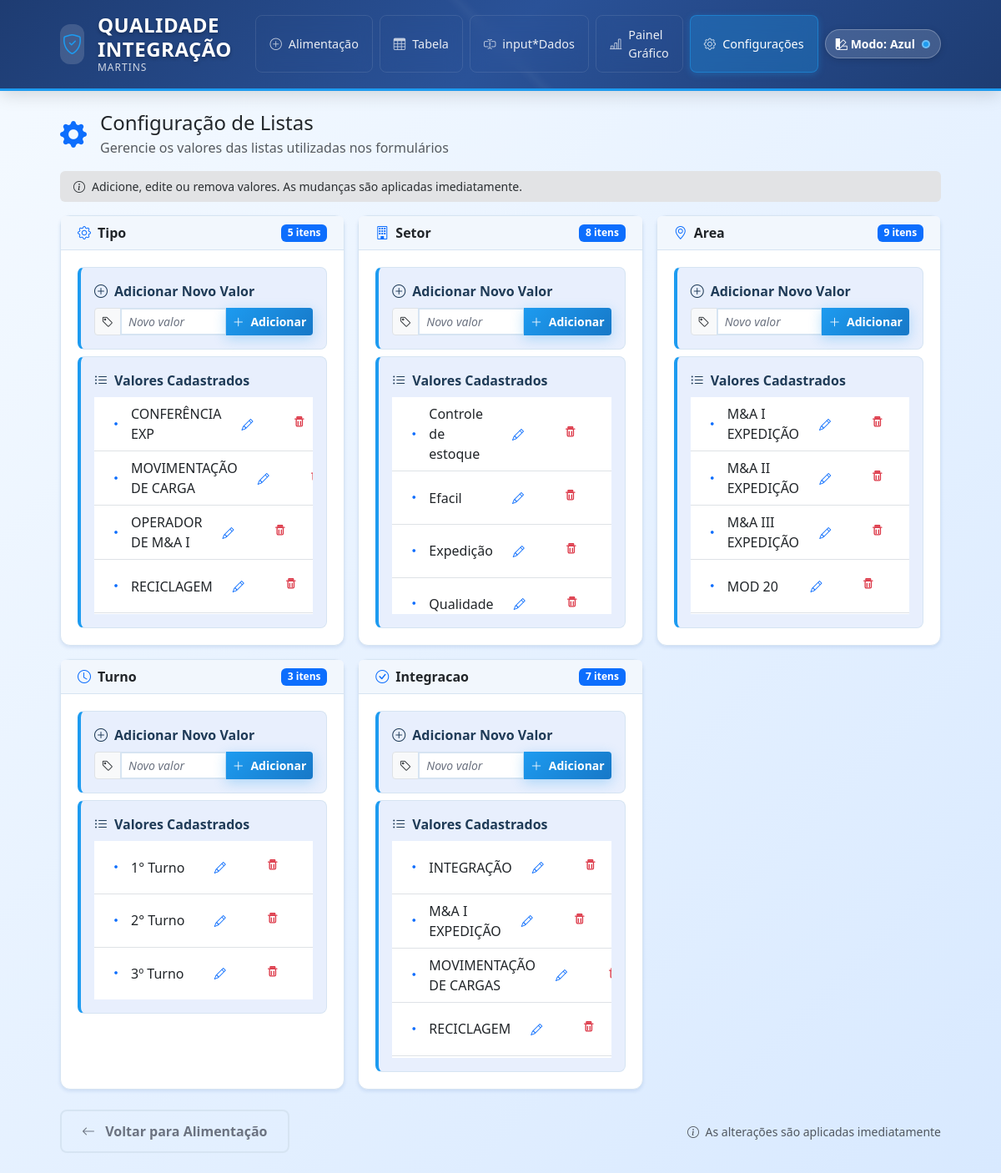
The page /config-lists on the database its author committed.
### app/models.py (models this page shows, shortened)
class ConfigList(db.Model):
    __tablename__ = 'config_lists'
    id = db.Column(db.Integer, primary_key=True)
    nome_lista = db.Column(db.String(50), nullable=False, index=True)
    valor = db.Column(db.String(120), nullable=False)
    __table_args__ = (
        db.UniqueConstraint('nome_lista', 'valor', name='uq_lista_valor'),
    )

### app/views.py (the view)
@bp.route('/config-lists')
def config_lists():
    all_lists = {}
    for nome in ['tipo', 'setor', 'area', 'turno', 'integracao']:
        all_lists[nome] = get_list(nome)
    return render_template('config_lists.html', all_lists=all_lists)

### app/views.py (called while the page is built)
def get_list(nome: str) -> list[str]:
    rows = ConfigList.query.filter_by(nome_lista=nome).order_by(ConfigList.valor.asc()).all()
    return [r.valor for r in rows]

### templates/config_lists.html (shortened to what this page needs)
{% extends 'base.html' %}
{% block content %}
<div class="row">
  <div class="col-12">
    <div class="d-flex align-items-center mb-3">
      <i class="bi bi-gear-fill text-primary me-3" style="font-size: 2rem;"></i>
      <div>
        <h2 class="h4 mb-1">Configuração de Listas</h2>
        <p class="text-muted mb-0">Gerencie os valores das listas utilizadas nos formulários</p>
      </div>
    </div>
    <div class="alert alert-secondary border-0 py-2 small mb-3 d-flex align-items-center">
      <i class="bi bi-info-circle me-2"></i>
      <span>Adicione, edite ou remova valores. As mudanças são aplicadas imediatamente.</span>
    </div>
    <div class="row g-2 g-md-3">
      {% for nome, valores in all_lists.items() %}
      <div class="col-sm-6 col-xl-4" id="{{ nome }}">
        <div class="card h-100">
          <div class="card-header bg-light py-2">
            <div class="d-flex align-items-center justify-content-between">
              <div class="d-flex align-items-center">
                {% if nome == 'tipo' %}
                  <i class="bi bi-gear text-primary me-2"></i>
                {% elif nome == 'setor' %}
                  <i class="bi bi-building text-primary me-2"></i>
                {% elif nome == 'area' %}
                  <i class="bi bi-geo-alt text-primary me-2"></i>
                {% elif nome == 'turno' %}
                  <i class="bi bi-clock text-primary me-2"></i>
                {% elif nome == 'integracao' %}
                  <i class="bi bi-check-circle text-primary me-2"></i>
                {% endif %}
                <h6 class="mb-0 text-capitalize fw-semibold">{{ nome }}</h6>
              </div>
              <span class="badge bg-primary">{{ valores|length }} {{ 'item' if valores|length == 1 else 'itens' }}</span>
            </div>
          </div>
          <div class="card-body">
            <div class="field-group mb-2">
              <div class="field-group-title mb-2">
                <i class="bi bi-plus-circle"></i>
                Adicionar Novo Valor
              </div>
              <div class="input-group input-group-sm">
                <span class="input-group-text">
                  <i class="bi bi-tag"></i>
                </span>
                <input class="form-control form-control-sm" placeholder="Novo valor" data-input-novo="{{ nome }}">
                <button class="btn btn-primary btn-sm" data-btn-add="{{ nome }}">
                  <i class="bi bi-plus-lg me-1"></i>
                  Adicionar
                </button>
              </div>
            </div>
            <div class="field-group mb-0">
              <div class="field-group-title mb-2">
                <i class="bi bi-list-ul"></i>
                Valores Cadastrados
              </div>
              <div class="list-group list-group-flush overflow-auto" data-lista="{{ nome }}" style="max-height: 260px;">
                {% for v in valores %}
                <div class="list-group-item d-flex align-items-center justify-content-between py-2">
                  <div class="d-flex align-items-center">
                    <i class="bi bi-dot text-primary me-2" style="font-size: 1.25rem;"></i>
                    <span class="fw-medium">{{ v }}</span>
                  </div>
                  <div class="btn-group btn-group-sm">
                    <button class="btn btn-outline-primary" data-btn-edit data-nome="{{ nome }}" data-valor="{{ v }}" title="Editar valor">
                      <i class="bi bi-pencil"></i>
                    </button>
                    <button class="btn btn-outline-danger" data-btn-del data-nome="{{ nome }}" data-valor="{{ v }}" title="Remover valor">
                      <span class="trash-anim" aria-hidden="true">
                      </span>
                    </button>
                  </div>
                </div>
                {% endfor %}
              </div>
            </div>
          </div>
        </div>
      </div>
      {% endfor %}
    </div>
    <div class="d-flex justify-content-between align-items-center mt-4">
      <a class="btn btn-outline-secondary" href="{{ url_for('main.alimentacao') }}">
        <i class="bi bi-arrow-left me-2"></i>
        Voltar para Alimentação
      </a>
      <div class="text-muted small">
        <i class="bi bi-info-circle me-1"></i>
        As alterações são aplicadas imediatamente
      </div>
    </div>
  </div>
</div>
{% endblock %}

### templates/base.html (shortened to what this page needs)
<!doctype html>
<html lang="pt-br">
  <head>
    <link href="https://cdn.jsdelivr.net/npm/bootstrap@5.3.3/dist/css/bootstrap.min.css" rel="stylesheet">
    <link href="https://cdn.jsdelivr.net/npm/bootstrap-icons@1.11.0/font/bootstrap-icons.css" rel="stylesheet">
    <link rel="stylesheet" href="{{ url_for('static', filename='css/styles.css') }}">
  <link rel="stylesheet" href="{{ url_for('static', filename='css/loading.css') }}">
    <link id="theme-css" rel="stylesheet" href="{{ url_for('static', filename='css/styles-2.css') }}" />
  </head>
  <body>
    <header class="header-professional">
      <div class="container">
        <div class="d-flex justify-content-between align-items-center py-3">
          <div class="brand-section">
            <div class="d-flex align-items-center">
              <div class="brand-icon me-3">
                <i class="bi bi-shield-check"></i>
              </div>
              <div class="brand-text">
                <h1 class="brand-title mb-0">QUALIDADE INTEGRAÇÃO</h1>
                <div class="brand-subtitle">MARTINS</div>
              </div>
            </div>
          </div>
          <nav class="main-nav d-none d-md-flex">
            <a class="nav-item {{ 'active' if request.endpoint == 'main.alimentacao' else '' }}" href="{{ url_for('main.alimentacao') }}">
              <i class="bi bi-plus-circle me-2"></i>
              <span>Alimentação</span>
            </a>
            <a class="nav-item {{ 'active' if request.endpoint == 'main.tabela' else '' }}" href="{{ url_for('main.tabela') }}">
              <i class="bi bi-table me-2"></i>
              <span>Tabela</span>
            </a>
            <a class="nav-item {{ 'active' if request.endpoint == 'main.input_dados' else '' }}" href="{{ url_for('main.input_dados') }}">
              <i class="bi bi-input-cursor-text me-2"></i>
              <span>input*Dados</span>
            </a>
            <a class="nav-item {{ 'active' if request.endpoint == 'main.painel_grafico' else '' }}" href="{{ url_for('main.painel_grafico') }}">
              <i class="bi bi-bar-chart-line me-2"></i>
              <span>Painel Gráfico</span>
            </a>
            <a class="nav-item {{ 'active' if request.endpoint == 'main.config_lists' else '' }}" href="{{ url_for('main.config_lists') }}">
              <i class="bi bi-gear me-2"></i>
              <span>Configurações</span>
            </a>
          </nav>
          <div class="d-none d-md-flex align-items-center ms-2">
            <div class="dropdown">
              <button class="btn btn-sm theme-toggle d-flex align-items-center" type="button" id="themeMenu" data-bs-toggle="dropdown" aria-expanded="false" aria-label="Selecionar modo de cor">
                <i class="bi bi-palette2 me-1"></i>
                <span class="d-none d-lg-inline">Modo:</span>
                <span id="current-theme-name" class="fw-semibold ms-1">Azul</span>
                <span id="current-theme-dot" class="theme-dot ms-2" aria-hidden="true"></span>
              </button>
            </div>
          </div>
        </div>
      </div>
    </header>
    <main class="container my-4">
      {% block content %}{% endblock %}
    </main>
  </body>
</html>

### static/css/styles-2.css (style rules this page uses)
:root { --primary-color: #1f3b57; --primary-escrita: #1f3b57; --primary-light: #3a5a78; --primary-gradient-start: #1e3c72; --primary-gradient-middle: #2a5298; --primary-gradient-end: #1e3c72; --primary-rgb: 31, 59, 87; --accent-color: #1d9bf0; --accent-hover: #1778c7; --accent-rgb: 29, 155, 240; --success-color: #1fbf75; --success-dark: #19965c; --success-rgb: 31, 191, 117; --warning-color: #f59e0b; --warning-rgb: 245, 158, 11; --danger-color: #ef4444; --danger-rgb: 239, 68, 68; --info-color: #38bdf8; --info-hover: #0c8fd6; --neutral-100: #ffffff; --neutral-200: #f5faff; --neutral-300: #d8e9ff; --light-bg: #f2f7fd; --card-bg: var(--neutral-100); --border-color: #d6e4f2; --text-muted: #6b7280; --shadow-light: 0 2px 4px rgba(13, 71, 161, 0.12); --shadow-medium: 0 4px 12px rgba(13, 71, 161, 0.18); --app-bg: linear-gradient(135deg, var(--neutral-200) 0%, var(--neutral-300) 100%); --header-bg: linear-gradient(135deg, var(--primary-gradient-start) 0%, var(--primary-gradient-middle) 50%, var(--primary-gradient-end) 100%); --acc-color-bg: #e8effd; --chart-color-1: var(--accent-color); --chart-color-2: #60a5fa; --chart-color-3: var(--success-color); --chart-color-4: var(--warning-color); --chart-color-5: var(--danger-color); --chart-color-6: var(--info-color); --chart-color-emphasis: #facc15; --chart-neutral: #93b4d8; --chart-grid-color: rgba(17, 40, 63, 0.08); --chart-grid-dim: rgba(37, 99, 235, 0.16); --chart-tooltip-bg: rgba(255, 255, 255, 0.97); --chart-tooltip-border: rgba(191, 219, 254, 0.55); --chart-tooltip-text: #1f2937; --chart-area-fill: rgba(29, 155, 240, 0.2); --chart-area-strong: rgba(29, 155, 240, 0.45); }

### templates/base.html (style rules this page uses)
.theme-toggle { background: rgba(255,255,255,0.15); border: 1px solid rgba(255,255,255,0.25); color: #fff; border-radius: 999px; padding: 0.375rem 0.75rem; transition: all .2s ease; box-shadow: 0 2px 8px rgba(0,0,0,.15); }
.theme-dot { width: 10px; height: 10px; border-radius: 50%; display: inline-block; background: #1d9bf0; box-shadow: 0 0 0 2px rgba(255,255,255,.35) inset; }

### rows shown on the page
ConfigList: valor "CONFERÊNCIA EXP"
ConfigList: valor "MOVIMENTAÇÃO DE CARGA"
ConfigList: valor "OPERADOR DE M&A I"
ConfigList: valor "RECICLAGEM"
ConfigList: valor "Controle de estoque"
ConfigList: valor "Efacil"
ConfigList: valor "Expedição"
ConfigList: valor "Qualidade"
ConfigList: valor "M&A I EXPEDIÇÃO"
ConfigList: valor "M&A II EXPEDIÇÃO"
ConfigList: valor "M&A III EXPEDIÇÃO"
ConfigList: valor "MOD 20"
ConfigList: valor "1° Turno"
ConfigList: valor "2° Turno"
ConfigList: valor "3º Turno"
ConfigList: valor "INTEGRAÇÃO"
ConfigList: valor "M&A I EXPEDIÇÃO"
ConfigList: valor "MOVIMENTAÇÃO DE CARGAS"
ConfigList: valor "RECICLAGEM"

### other values the page prints
{{ nome }} "Tipo" "Setor" "Area" "Turno" "Integracao"
{{ valores|length }} "5" "8" "9" "3" "7"
{{ 'item' if valores|length == 1 else 'itens' }} "itens" "itens" "itens" "itens" "itens"
